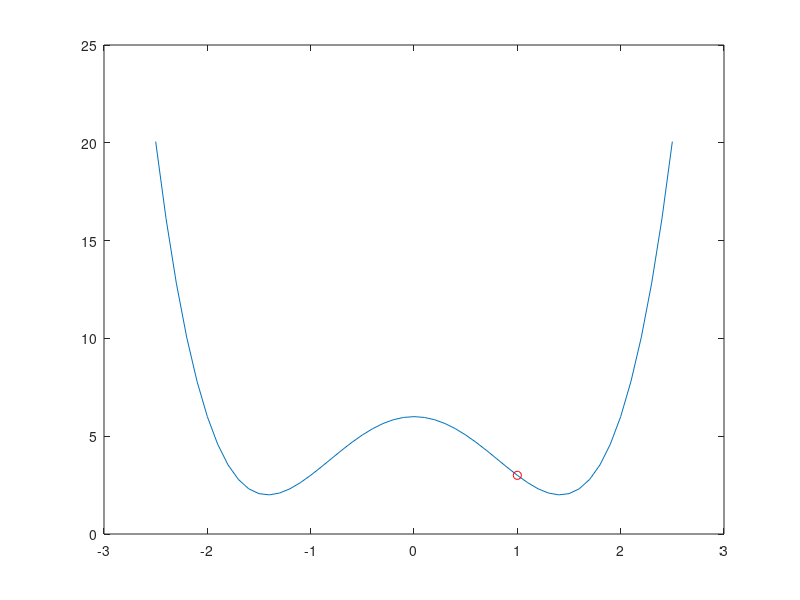

The MATLAB source for this figure: (Note: this script raises an error after producing the figure.)
clear all;
close all;
clc;


x0 = -1;
p0 = [x0 10];
a = 4;
g = 10;
v = 2;

x = -2.5:0.1:2.5;
y = -a*x.^2+x.^4+6;
plot(x,y,'-')
hold on
ind = find(x==1);
plot(x(ind),y(ind),'or')
G = [2*a*x(ind)-4*x(ind)^3 1];
n = G./norm(G);

for t = [0:0.1:5]
   drop =6+v*t-(1/2)*(g*t^2);
   dropdist(t)
   if dropdist(t) == 0
        drop = atan(drop);  
   end
   plot(t,drop,'o')
   pause(0.1)
end